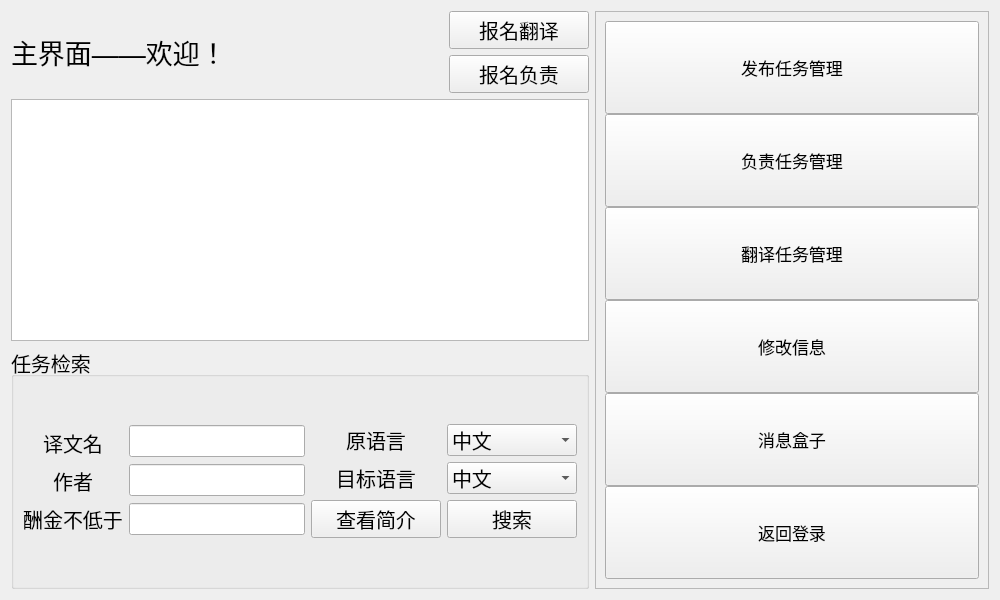
<?xml version="1.0" encoding="UTF-8"?>
<ui version="4.0">
 <class>UserWidget</class>
 <widget class="QWidget" name="UserWidget">
  <property name="geometry">
   <rect>
    <x>0</x>
    <y>0</y>
    <width>1000</width>
    <height>600</height>
   </rect>
  </property>
  <property name="sizePolicy">
   <sizepolicy hsizetype="Minimum" vsizetype="Preferred">
    <horstretch>0</horstretch>
    <verstretch>0</verstretch>
   </sizepolicy>
  </property>
  <property name="font">
   <font>
    <pointsize>15</pointsize>
   </font>
  </property>
  <property name="windowTitle">
   <string>用户界面</string>
  </property>
  <layout class="QHBoxLayout" name="horizontalLayout_6">
   <item>
    <layout class="QVBoxLayout" name="verticalLayout_2">
     <property name="sizeConstraint">
      <enum>QLayout::SetMaximumSize</enum>
     </property>
     <item>
      <layout class="QHBoxLayout" name="horizontalLayout_5">
       <item>
        <widget class="QLabel" name="label_7">
         <property name="sizePolicy">
          <sizepolicy hsizetype="Minimum" vsizetype="Maximum">
           <horstretch>0</horstretch>
           <verstretch>0</verstretch>
          </sizepolicy>
         </property>
         <property name="font">
          <font>
           <pointsize>20</pointsize>
          </font>
         </property>
         <property name="text">
          <string>主界面——欢迎！</string>
         </property>
        </widget>
       </item>
       <item>
        <layout class="QVBoxLayout" name="verticalLayout">
         <item>
          <layout class="QHBoxLayout" name="horizontalLayout">
           <item>
            <widget class="QPushButton" name="pushButton_3">
             <property name="sizePolicy">
              <sizepolicy hsizetype="Minimum" vsizetype="Minimum">
               <horstretch>0</horstretch>
               <verstretch>0</verstretch>
              </sizepolicy>
             </property>
             <property name="minimumSize">
              <size>
               <width>140</width>
               <height>30</height>
              </size>
             </property>
             <property name="maximumSize">
              <size>
               <width>100</width>
               <height>16777215</height>
              </size>
             </property>
             <property name="text">
              <string>报名翻译</string>
             </property>
            </widget>
           </item>
          </layout>
         </item>
         <item>
          <layout class="QHBoxLayout" name="horizontalLayout_3">
           <item>
            <widget class="QPushButton" name="pushButton_9">
             <property name="sizePolicy">
              <sizepolicy hsizetype="Minimum" vsizetype="Minimum">
               <horstretch>0</horstretch>
               <verstretch>0</verstretch>
              </sizepolicy>
             </property>
             <property name="minimumSize">
              <size>
               <width>140</width>
               <height>30</height>
              </size>
             </property>
             <property name="maximumSize">
              <size>
               <width>100</width>
               <height>16777215</height>
              </size>
             </property>
             <property name="text">
              <string>报名负责</string>
             </property>
            </widget>
           </item>
          </layout>
         </item>
        </layout>
       </item>
      </layout>
     </item>
     <item>
      <widget class="QTableView" name="tableView">
       <property name="sizePolicy">
        <sizepolicy hsizetype="Preferred" vsizetype="MinimumExpanding">
         <horstretch>0</horstretch>
         <verstretch>0</verstretch>
        </sizepolicy>
       </property>
       <attribute name="horizontalHeaderShowSortIndicator" stdset="0">
        <bool>false</bool>
       </attribute>
       <attribute name="verticalHeaderVisible">
        <bool>false</bool>
       </attribute>
      </widget>
     </item>
     <item>
      <widget class="QGroupBox" name="groupBox">
       <property name="sizePolicy">
        <sizepolicy hsizetype="Minimum" vsizetype="Expanding">
         <horstretch>0</horstretch>
         <verstretch>0</verstretch>
        </sizepolicy>
       </property>
       <property name="title">
        <string>任务检索</string>
       </property>
       <layout class="QGridLayout" name="gridLayout_3">
        <item row="0" column="2">
         <layout class="QGridLayout" name="gridLayout">
          <item row="0" column="0">
           <widget class="QLabel" name="label_12">
            <property name="sizePolicy">
             <sizepolicy hsizetype="Minimum" vsizetype="Preferred">
              <horstretch>0</horstretch>
              <verstretch>0</verstretch>
             </sizepolicy>
            </property>
            <property name="minimumSize">
             <size>
              <width>130</width>
              <height>0</height>
             </size>
            </property>
            <property name="text">
             <string>原语言</string>
            </property>
            <property name="alignment">
             <set>Qt::AlignCenter</set>
            </property>
           </widget>
          </item>
          <item row="0" column="1">
           <widget class="QComboBox" name="comboBox">
            <item>
             <property name="text">
              <string>中文</string>
             </property>
            </item>
            <item>
             <property name="text">
              <string>英文</string>
             </property>
            </item>
           </widget>
          </item>
          <item row="1" column="0">
           <widget class="QLabel" name="label_11">
            <property name="text">
             <string>目标语言</string>
            </property>
            <property name="alignment">
             <set>Qt::AlignCenter</set>
            </property>
           </widget>
          </item>
          <item row="1" column="1">
           <widget class="QComboBox" name="comboBox_5">
            <item>
             <property name="text">
              <string>中文</string>
             </property>
            </item>
            <item>
             <property name="text">
              <string>英文</string>
             </property>
            </item>
           </widget>
          </item>
          <item row="2" column="1">
           <widget class="QPushButton" name="pushButton_8">
            <property name="sizePolicy">
             <sizepolicy hsizetype="Minimum" vsizetype="Minimum">
              <horstretch>0</horstretch>
              <verstretch>0</verstretch>
             </sizepolicy>
            </property>
            <property name="minimumSize">
             <size>
              <width>130</width>
              <height>0</height>
             </size>
            </property>
            <property name="text">
             <string>搜索</string>
            </property>
           </widget>
          </item>
          <item row="2" column="0">
           <widget class="QPushButton" name="pushButton_7">
            <property name="sizePolicy">
             <sizepolicy hsizetype="Minimum" vsizetype="Maximum">
              <horstretch>0</horstretch>
              <verstretch>0</verstretch>
             </sizepolicy>
            </property>
            <property name="minimumSize">
             <size>
              <width>0</width>
              <height>30</height>
             </size>
            </property>
            <property name="text">
             <string>查看简介</string>
            </property>
           </widget>
          </item>
         </layout>
        </item>
        <item row="0" column="1">
         <layout class="QVBoxLayout" name="verticalLayout_4">
          <item>
           <widget class="QLineEdit" name="lineEdit">
            <property name="sizePolicy">
             <sizepolicy hsizetype="Preferred" vsizetype="Fixed">
              <horstretch>0</horstretch>
              <verstretch>0</verstretch>
             </sizepolicy>
            </property>
           </widget>
          </item>
          <item>
           <widget class="QLineEdit" name="lineEdit_3">
            <property name="sizePolicy">
             <sizepolicy hsizetype="Preferred" vsizetype="Fixed">
              <horstretch>0</horstretch>
              <verstretch>0</verstretch>
             </sizepolicy>
            </property>
           </widget>
          </item>
          <item>
           <widget class="QLineEdit" name="lineEdit_2">
            <property name="sizePolicy">
             <sizepolicy hsizetype="Preferred" vsizetype="Fixed">
              <horstretch>0</horstretch>
              <verstretch>0</verstretch>
             </sizepolicy>
            </property>
           </widget>
          </item>
         </layout>
        </item>
        <item row="0" column="0">
         <layout class="QVBoxLayout" name="verticalLayout_5">
          <property name="spacing">
           <number>0</number>
          </property>
          <item>
           <widget class="QLabel" name="label_8">
            <property name="sizePolicy">
             <sizepolicy hsizetype="Maximum" vsizetype="Preferred">
              <horstretch>0</horstretch>
              <verstretch>0</verstretch>
             </sizepolicy>
            </property>
            <property name="maximumSize">
             <size>
              <width>100</width>
              <height>16777215</height>
             </size>
            </property>
            <property name="text">
             <string>译文名</string>
            </property>
            <property name="alignment">
             <set>Qt::AlignCenter</set>
            </property>
           </widget>
          </item>
          <item>
           <widget class="QLabel" name="label_10">
            <property name="sizePolicy">
             <sizepolicy hsizetype="Maximum" vsizetype="Preferred">
              <horstretch>0</horstretch>
              <verstretch>0</verstretch>
             </sizepolicy>
            </property>
            <property name="maximumSize">
             <size>
              <width>100</width>
              <height>16777215</height>
             </size>
            </property>
            <property name="text">
             <string>作者</string>
            </property>
            <property name="alignment">
             <set>Qt::AlignCenter</set>
            </property>
           </widget>
          </item>
          <item>
           <widget class="QLabel" name="label_9">
            <property name="sizePolicy">
             <sizepolicy hsizetype="Maximum" vsizetype="Preferred">
              <horstretch>0</horstretch>
              <verstretch>0</verstretch>
             </sizepolicy>
            </property>
            <property name="maximumSize">
             <size>
              <width>105</width>
              <height>16777215</height>
             </size>
            </property>
            <property name="text">
             <string>酬金不低于</string>
            </property>
            <property name="alignment">
             <set>Qt::AlignCenter</set>
            </property>
           </widget>
          </item>
         </layout>
        </item>
       </layout>
      </widget>
     </item>
    </layout>
   </item>
   <item>
    <widget class="QFrame" name="frame">
     <property name="frameShape">
      <enum>QFrame::StyledPanel</enum>
     </property>
     <property name="frameShadow">
      <enum>QFrame::Raised</enum>
     </property>
     <layout class="QGridLayout" name="gridLayout_2">
      <item row="0" column="0">
       <layout class="QVBoxLayout" name="verticalLayout_3">
        <property name="spacing">
         <number>0</number>
        </property>
        <property name="sizeConstraint">
         <enum>QLayout::SetDefaultConstraint</enum>
        </property>
        <item>
         <widget class="QPushButton" name="pushButton">
          <property name="sizePolicy">
           <sizepolicy hsizetype="Preferred" vsizetype="Minimum">
            <horstretch>0</horstretch>
            <verstretch>0</verstretch>
           </sizepolicy>
          </property>
          <property name="font">
           <font>
            <pointsize>13</pointsize>
           </font>
          </property>
          <property name="text">
           <string>发布任务管理</string>
          </property>
         </widget>
        </item>
        <item>
         <widget class="QPushButton" name="pushButton_2">
          <property name="sizePolicy">
           <sizepolicy hsizetype="Preferred" vsizetype="Minimum">
            <horstretch>0</horstretch>
            <verstretch>0</verstretch>
           </sizepolicy>
          </property>
          <property name="font">
           <font>
            <pointsize>13</pointsize>
           </font>
          </property>
          <property name="text">
           <string>负责任务管理</string>
          </property>
         </widget>
        </item>
        <item>
         <widget class="QPushButton" name="pushButton_4">
          <property name="sizePolicy">
           <sizepolicy hsizetype="Preferred" vsizetype="Minimum">
            <horstretch>0</horstretch>
            <verstretch>0</verstretch>
           </sizepolicy>
          </property>
          <property name="font">
           <font>
            <pointsize>13</pointsize>
           </font>
          </property>
          <property name="text">
           <string>翻译任务管理</string>
          </property>
         </widget>
        </item>
        <item>
         <widget class="QPushButton" name="pushButton_5">
          <property name="sizePolicy">
           <sizepolicy hsizetype="Preferred" vsizetype="Minimum">
            <horstretch>0</horstretch>
            <verstretch>0</verstretch>
           </sizepolicy>
          </property>
          <property name="minimumSize">
           <size>
            <width>130</width>
            <height>0</height>
           </size>
          </property>
          <property name="font">
           <font>
            <pointsize>13</pointsize>
           </font>
          </property>
          <property name="text">
           <string>修改信息</string>
          </property>
         </widget>
        </item>
        <item>
         <widget class="QPushButton" name="pushButton_10">
          <property name="sizePolicy">
           <sizepolicy hsizetype="Minimum" vsizetype="Minimum">
            <horstretch>0</horstretch>
            <verstretch>0</verstretch>
           </sizepolicy>
          </property>
          <property name="font">
           <font>
            <pointsize>13</pointsize>
           </font>
          </property>
          <property name="text">
           <string>消息盒子</string>
          </property>
         </widget>
        </item>
        <item>
         <widget class="QPushButton" name="pushButton_6">
          <property name="sizePolicy">
           <sizepolicy hsizetype="Preferred" vsizetype="Minimum">
            <horstretch>0</horstretch>
            <verstretch>0</verstretch>
           </sizepolicy>
          </property>
          <property name="minimumSize">
           <size>
            <width>120</width>
            <height>0</height>
           </size>
          </property>
          <property name="font">
           <font>
            <pointsize>13</pointsize>
           </font>
          </property>
          <property name="text">
           <string>返回登录</string>
          </property>
         </widget>
        </item>
       </layout>
      </item>
     </layout>
    </widget>
   </item>
  </layout>
 </widget>
 <resources/>
 <connections/>
</ui>
